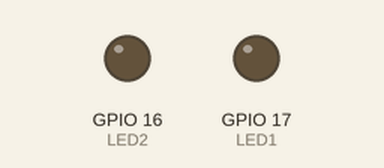
Simulated run of this program. Board: ESP32 board running MicroPython. Shown: output pins drawn as LEDs (lit = HIGH). At 10.1 s the program stops and its outputs stay as they are.

Above: at 0.1 s.
At 9.9 s:
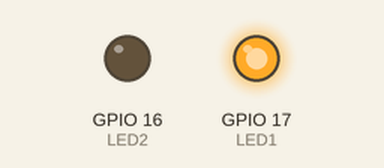
Timing chart, 0 to 11.6 s (numbered marks = the images above):
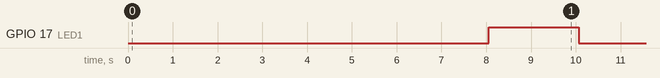

The program:

1.py
```python
from machine import Pin
import time, sys

LED1 = Pin(17, Pin.OUT, value=0)
LED2 = Pin(16, Pin.OUT, value=0)

def blikaj(farba,frekvencia,strieda): # cervena/zelena fekvencia v Hz strieda 0 az  1
  perioda=1/frekvencia
  cas_on= perioda*strieda
    #while(1):
  for i in range(frekvencia):    # 1 sekunda
      if farba == "cervena":
          LED1.on()
          LED2.off()
      else:
          LED2.on()
          LED1.off()
      time.sleep(cas_on)
      LED2.off()
      LED1.off()
      time.sleep(perioda-cas_on)

for i in range(10):
    blikaj("cervena", 100, i/10)

    
```
